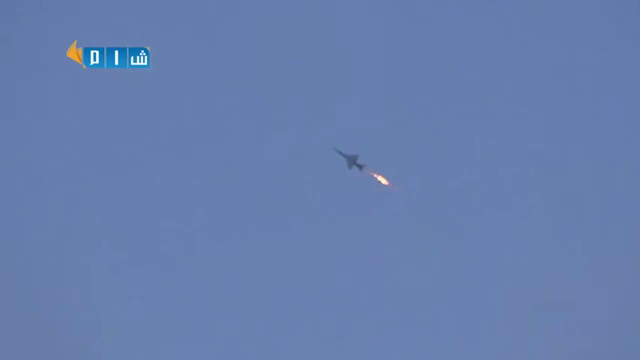
#> input picture frame 104 of tracker_type2/Samolet.mp4, 640 x 360 px
$ python lk_track.py   (Python 2 division)   (older library calls are emulated)
#> lines starting #> are read from the running program, lines starting #| are printed output that depends on the picture
### tracker_type2/video.py
#!/usr/bin/env python

'''
Video capture sample.

Sample shows how VideoCapture class can be used to acquire video
frames from a camera of a movie file. Also the sample provides
an example of procedural video generation by an object, mimicking
the VideoCapture interface (see Chess class).

'create_capture' is a convinience function for capture creation,
falling back to procedural video in case of error.

Usage:
    video.py [--shotdir <shot path>] [source0] [source1] ...'

    sourceN is an
     - integer number for camera capture
     - name of video file
     - synth:<params> for procedural video

Synth examples:
    synth:bg=../cpp/lena.jpg:noise=0.1
    synth:class=chess:bg=../cpp/lena.jpg:noise=0.1:size=640x480

Keys:
    ESC    - exit
    SPACE  - save current frame to <shot path> directory

'''

import numpy as np
import cv2
from time import clock
from numpy import pi, sin, cos
import common

class VideoSynthBase(object):
    # [14 lines left out: function __init__, not called in this run]

    def render(self, dst):
        pass

    # [15 lines left out: function read, not called in this run]

    def isOpened(self):
        return True

class Chess(VideoSynthBase):
    # [45 lines left out: functions __init__, draw_quads, render, not called in this run]


classes = dict(chess=Chess)

presets = dict(
    empty = 'synth:',
    lena = 'synth:bg=../cpp/lena.jpg:noise=0.1',
    chess = 'synth:class=chess:bg=../cpp/lena.jpg:noise=0.1:size=640x480'
)


def create_capture(source = 0, fallback = presets['chess']):
    '''source: <int> or '<int>|<filename>|synth [:<param_name>=<value> [:...]]'
    '''
    source = str(source).strip()
    chunks = source.split(':')
    # hanlde drive letter ('c:', ...)
    if len(chunks) > 1 and len(chunks[0]) == 1 and chunks[0].isalpha():
        chunks[1] = chunks[0] + ':' + chunks[1]
        del chunks[0]

    source = chunks[0]
    try: source = int(source)
    except ValueError: pass
    params = dict( s.split('=') for s in chunks[1:] )

    cap = None
    if source == 'synth':
        Class = classes.get(params.get('class', None), VideoSynthBase)
        try: cap = Class(**params)
        except: pass
    else:
        cap = cv2.VideoCapture(source)
        if 'size' in params:
            w, h = map(int, params['size'].split('x'))
            cap.set(cv2.cv.CV_CAP_PROP_FRAME_WIDTH, w)
            cap.set(cv2.cv.CV_CAP_PROP_FRAME_HEIGHT, h)
    if cap is None or not cap.isOpened():
        print 'Warning: unable to open video source: ', source
        if fallback is not None:
            return create_capture(fallback, None)
    return cap

# [30 lines that do not run on import are left out]

### tracker_type2/lk_track.py
#!/usr/bin/env python

'''
Lucas-Kanade tracker
====================

Lucas-Kanade sparse optical flow demo. Uses goodFeaturesToTrack
for track initialization and back-tracking for match verification
between frames.

Usage
-----
lk_track.py [<video_source>]


Keys
----
ESC - exit
'''

import numpy as np
import cv2
import video
from common import anorm2, draw_str
from time import clock

lk_params = dict( winSize  = (15, 15),
                  maxLevel = 2,
                  criteria = (cv2.TERM_CRITERIA_EPS | cv2.TERM_CRITERIA_COUNT, 100, 0.03))

feature_params = dict( maxCorners = 150,
                       qualityLevel = 0.03,
                       minDistance = 7,
                       blockSize = 7 )

class App:
    def __init__(self, video_src):
        self.track_len = 10
        self.detect_interval = 5
        self.tracks = []
        self.cam = video.create_capture(video_src)
        self.frame_idx = 0

    def run(self):
        while True:
            ret, frame = self.cam.read()
#> frame is the input picture: shape (360, 640, 3); mean B, G, R 173.7, 127.2, 102.8
            frame_gray = cv2.cvtColor(frame, cv2.COLOR_BGR2GRAY)
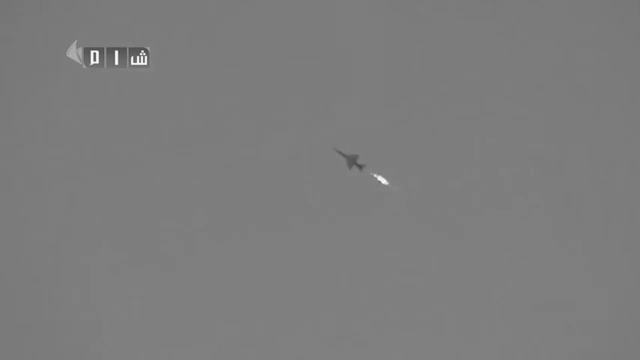
#> frame_gray: shape (360, 640); min 73, max 254, mean 125
            vis = frame.copy()

            if len(self.tracks) > 0:
                img0, img1 = self.prev_gray, frame_gray
                p0 = np.float32([tr[-1] for tr in self.tracks]).reshape(-1, 1, 2)
                p1, st, err = cv2.calcOpticalFlowPyrLK(img0, img1, p0, None, **lk_params)
                p0r, st, err = cv2.calcOpticalFlowPyrLK(img1, img0, p1, None, **lk_params)
                d = abs(p0-p0r).reshape(-1, 2).max(-1)
                good = d < 1
                new_tracks = []
                for tr, (x, y), good_flag in zip(self.tracks, p1.reshape(-1, 2), good):
                    if not good_flag:
                        continue
                    tr.append((x, y))
                    if len(tr) > self.track_len:
                        del tr[0]
                    new_tracks.append(tr)
                    cv2.circle(vis, (x, y), 2, (0, 255, 0), -1)
                self.tracks = new_tracks
                cv2.polylines(vis, [np.int32(tr) for tr in self.tracks], False, (0, 255, 0))
                draw_str(vis, (20, 20), 'track count: %d' % len(self.tracks))

            if self.frame_idx % self.detect_interval == 0:
                mask = np.zeros_like(frame_gray)
                mask[:] = 255
                for x, y in [np.int32(tr[-1]) for tr in self.tracks]:
                    cv2.circle(mask, (x, y), 5, 0, -1)
                p = cv2.goodFeaturesToTrack(frame_gray, mask = mask, **feature_params)
#> p = 15 rows, first 8: [94, 52], [136, 62], [94, 61], [143, 53], [117, 49], [135, 55], [117, 65], [376, 176]
                if p is not None:
                    for x, y in np.float32(p).reshape(-1, 2):
                        self.tracks.append([(x, y)])
#> this loop made 15 passes
#> (x, y) on passes 1 to 12: (94, 52), (136, 62), (94, 61), (143, 53), (117, 49), (135, 55), (117, 65), (376, 176), (386, 182), (131, 49), (109, 49), (124, 49)
#> after the loop, self.tracks = [[(94, 52)], [(136, 62)], [(94, 61)], [(143, 53)], [(117, 49)], [(135, 55)], [(117, 65)], [(376, 176)], [(386, 182)], [(131, 49)], [(109, 49)], [(124, 49)], [(361, 167)], [(79, 49)], [(68, 54)]]
            #print("i=",self.frame_idx,";",self.tracks)

            self.frame_idx += 1
            self.prev_gray = frame_gray
            cv2.imshow('lk_track', vis)

            ch = 0xFF & cv2.waitKey(1)
#> (key Esc is pressed here)
            if ch == 27:
                break

def main():
    import sys
    try: video_src = 'Samolet.mp4'
    except: video_src = 0

    print __doc__
    App(video_src).run()
    cv2.destroyAllWindows()

if __name__ == '__main__':
    main()

$ run again, starting later in the video
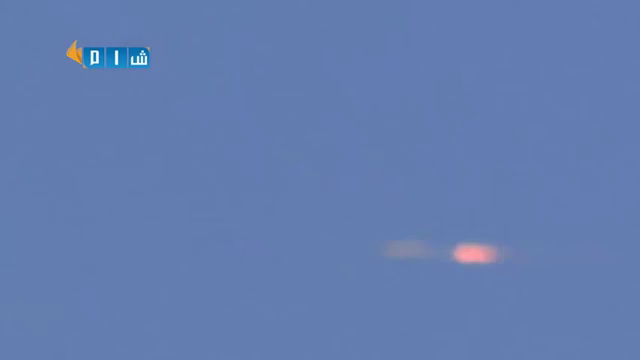
#> input picture frame 468 of tracker_type2/Samolet.mp4, 640 x 360 px
#> in run, frame is the input picture: shape (360, 640, 3); mean B, G, R 176, 124.9, 99.8
#> in run, `frame_gray = cv2.cvtColor(frame, cv2.COLOR_BGR2GRAY)`:
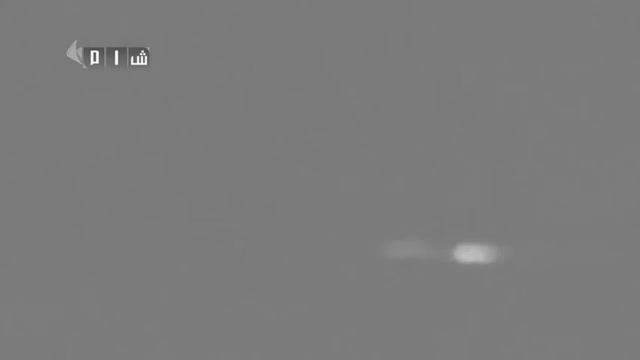
#> frame_gray: shape (360, 640); min 74, max 254, mean 123.1
#> p = [[94, 52], [136, 62], [94, 61], [143, 53], [115, 49], [117, 65], [131, 49], [124, 49], [83, 49]]
#> the loop in run, `for x, y in np.float32(p).reshape(-1, 2):` made 9 passes
#> after the loop in run, `for x, y in np.float32(p).reshape(-1, 2):`: self.tracks = [[(94, 52)], [(136, 62)], [(94, 61)], [(143, 53)], [(115, 49)], [(117, 65)], [(131, 49)], [(124, 49)], [(83, 49)]]
